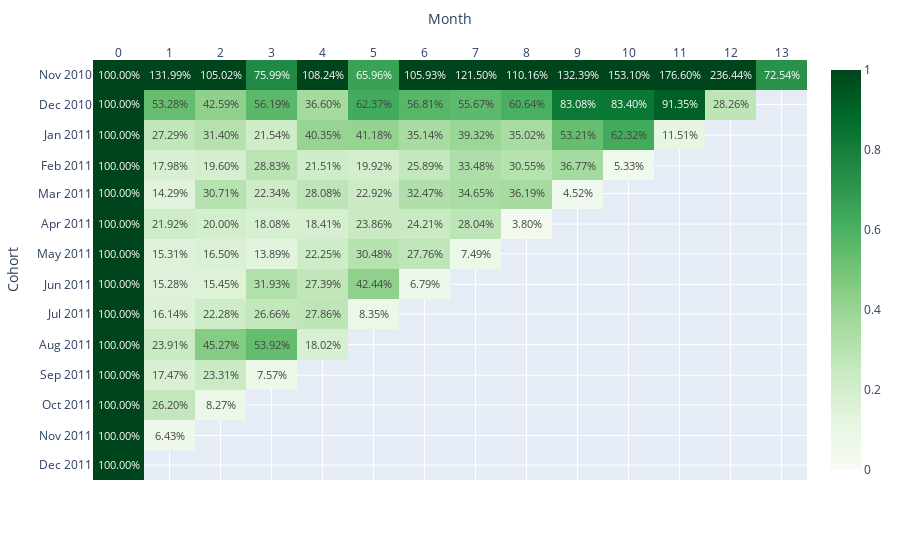

Here is the notebook cell this chart was saved with:
### Code cell
import plotly.express as px

# just month, time doesn't matter
df["Date"] = pd.to_datetime(df["InvoiceDate"]).dt.date - pd.offsets.MonthBegin(1)
# work out when customer was first a customer to define which cohort
df2 = df.merge(
    df.groupby(["CustomerID"], as_index=False).agg(Cohort=("Date", "min")),
    on="CustomerID",
)
# months between cohort start and invoice date
df2["Month"] = df2["Date"].dt.to_period("M").view(dtype="int64") - df2[
    "Cohort"
].dt.to_period("M").view(dtype="int64")

df_cohort = (
    df2.groupby(["Cohort", "Month"])
    .apply(lambda d: (d["Quantity"] * d["UnitPrice"]).sum())
    .unstack("Month")
)

# rebase as percentage as per referenced example
for c in df_cohort.columns[1:]:
    df_cohort[c] = df_cohort[c] / df_cohort[0]
df_cohort[0] = 1

# now the easy bit - generate a figure
px.imshow(
    df_cohort, text_auto=".2%", color_continuous_scale="greens", range_color=[0, 1]
).update_xaxes(side="top", dtick=1).update_yaxes(dtick="M1")

### Figure 1 — Plotly figure (JSON) as saved in the notebook; plotly's stock layout.template omitted (floating-point values rounded to 4 significant figures; data arrays with more than 128 entries replaced by an {"elided": "..."} marker saying what was removed)
{"data": [{"coloraxis": "coloraxis", "hovertemplate": "Month: %{x}<br>Cohort: %{y}<br>color: %{z}<extra></extra>", "name": "0", "texttemplate": "%{z:.2%}", "type": "heatmap", "x": [0, 1, 2, 3, 4, 5, 6, 7, 8, 9, 10, 11, 12, 13], "xaxis": "x", "y": ["2010-11-01T00:00:00", "2010-12-01T00:00:00", "2011-01-01T00:00:00", "2011-02-01T00:00:00", "2011-03-01T00:00:00", "2011-04-01T00:00:00", "2011-05-01T00:00:00", "2011-06-01T00:00:00", "2011-07-01T00:00:00", "2011-08-01T00:00:00", "2011-09-01T00:00:00", "2011-10-01T00:00:00", "2011-11-01T00:00:00", "2011-12-01T00:00:00"], "yaxis": "y", "z": {"elided": "14x14 float values"}}], "layout": {"coloraxis": {"cmax": 1, "cmin": 0, "colorscale": [[0, "rgb(247,252,245)"], [0.125, "rgb(229,245,224)"], [0.25, "rgb(199,233,192)"], [0.375, "rgb(161,217,155)"], [0.5, "rgb(116,196,118)"], [0.625, "rgb(65,171,93)"], [0.75, "rgb(35,139,69)"], [0.875, "rgb(0,109,44)"], [1, "rgb(0,68,27)"]]}, "margin": {"t": 60}, "xaxis": {"anchor": "y", "constrain": "domain", "domain": [0, 1], "dtick": 1, "scaleanchor": "y", "side": "top", "title": {"text": "Month"}}, "yaxis": {"anchor": "x", "autorange": "reversed", "constrain": "domain", "domain": [0, 1], "dtick": "M1", "title": {"text": "Cohort"}}}}
